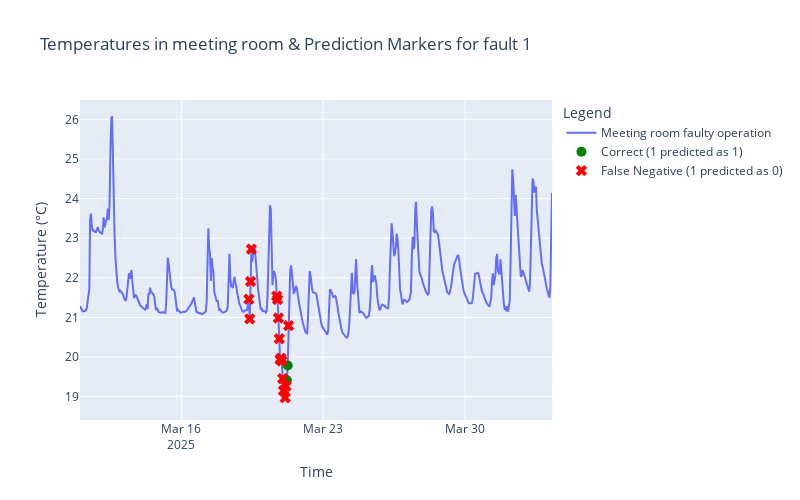

The notebook cell saved with this chart:
### Code cell
fig = go.Figure()

# Base temperature curve
fig.add_trace(go.Scatter(
    x=df_engen['Time'], 
    y=df_engen[test_temp], 
    mode='lines', 
    name='Meeting room faulty operation'
))

# Convert y_pred to a Pandas Series with the correct index
y_pred_series = pd.Series(y_pred, index=test_y.index)

# Find indices for different cases
correct_1_indices = (test_y == 1) & (y_pred_series == 1)  # True 1, Pred 1 -> Green
false_negative_indices = (test_y == 1) & (y_pred_series == 0)  # True 1, Pred 0 -> Red
false_positive_indices = (test_y == 0) & (y_pred_series == 1)  # True 0, Pred 1 -> Orange

# Extract timestamps
correct_1_timestamps = df_engen.loc[test_y.index, 'Time'][correct_1_indices]
false_negative_timestamps = df_engen.loc[test_y.index, 'Time'][false_negative_indices]
false_positive_timestamps = df_engen.loc[test_y.index, 'Time'][false_positive_indices]

# Extract corresponding temperatures
correct_1_temps = df_engen.loc[test_y.index, test_temp][correct_1_indices]
false_negative_temps = df_engen.loc[test_y.index, test_temp][false_negative_indices]
false_positive_temps = df_engen.loc[test_y.index, test_temp][false_positive_indices]

# Add markers for correct predictions (Green)
fig.add_trace(go.Scatter(
    x=correct_1_timestamps,
    y=correct_1_temps,
    mode='markers',
    marker=dict(color='green', size=10),
    name='Correct (1 predicted as 1)'
))

# Add markers for false negatives (Red)
fig.add_trace(go.Scatter(
    x=false_negative_timestamps,
    y=false_negative_temps,
    mode='markers',
    marker=dict(color='red', size=10, symbol='x'),
    name='False Negative (1 predicted as 0)'
))

# Add markers for false positives (Orange)
fig.add_trace(go.Scatter(
    x=false_positive_timestamps,
    y=false_positive_temps,
    mode='markers',
    marker=dict(color='orange', size=10, symbol='triangle-up'),
    name='False Positive (0 predicted as 1)'
))

# Customize layout
fig.update_layout(
    title="Temperatures in meeting room & Prediction Markers for fault 1",
    xaxis_title="Time",
    yaxis_title="Temperature (°C)",
    legend_title="Legend",
    template="plotly", 
    width = 800,
    height = 500
)

# Show the plot
fig.show()

### Figure 1 — Plotly figure (JSON) as saved in the notebook; plotly's stock layout.template omitted (floating-point values rounded to 4 significant figures; data arrays with more than 128 entries replaced by an {"elided": "..."} marker saying what was removed)
{"data": [{"mode": "lines", "name": "Meeting room faulty operation", "type": "scatter", "x": {"elided": "560 str values"}, "y": {"elided": "560 float values"}}, {"marker": {"color": "green", "size": 10}, "mode": "markers", "name": "Correct (1 predicted as 1)", "type": "scatter", "x": ["2025-03-21 05:00:00", "2025-03-21 06:00:00"], "y": [19.41, 19.79]}, {"marker": {"color": "red", "size": 10, "symbol": "x"}, "mode": "markers", "name": "False Negative (1 predicted as 0)", "type": "scatter", "x": ["2025-03-19 08:00:00", "2025-03-19 09:00:00", "2025-03-19 10:00:00", "2025-03-19 11:00:00", "2025-03-20 17:00:00", "2025-03-20 18:00:00", "2025-03-20 19:00:00", "2025-03-20 20:00:00", "2025-03-20 21:00:00", "2025-03-20 22:00:00", "2025-03-20 23:00:00", "2025-03-21 00:00:00", "2025-03-21 01:00:00", "2025-03-21 02:00:00", "2025-03-21 03:00:00", "2025-03-21 04:00:00", "2025-03-21 07:00:00"], "y": [21.46, 20.96, 21.91, 22.72, 21.54, 21.45, 20.99, 20.46, 19.93, 19.97, 19.9, 19.46, 19.15, 19.15, 18.97, 19.26, 20.79]}, {"marker": {"color": "orange", "size": 10, "symbol": "triangle-up"}, "mode": "markers", "name": "False Positive (0 predicted as 1)", "type": "scatter", "x": [], "y": []}], "layout": {"height": 500, "legend": {"title": {"text": "Legend"}}, "title": {"text": "Temperatures in meeting room & Prediction Markers for fault 1"}, "width": 800, "xaxis": {"title": {"text": "Time"}}, "yaxis": {"title": {"text": "Temperature (°C)"}}}}
